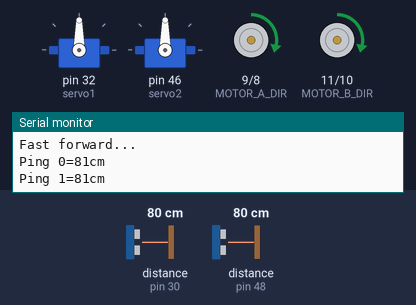
Bench run of a sketch on a simulated Arduino Mega 2560, built with avr-gcc and run on an emulated ATmega2560. Shown: 2 × servo, direction and speed pins drawn as motors (green arrow = direction pin HIGH = forward, orange = LOW = backward, longer = more drive), the last lines printed to the serial monitor. The test bench sets the inputs (shaded band); at power-on: distance to the obstacle (sensors on pin 30, pin 48) 80 cm. The echo pulse lasts 58.3 µs per cm.

Above: at 1.2 s.
1.3 s: distance to the obstacle (sensor on pin 30) set to 22 cm
4.3 s: distance to the obstacle (sensor on pin 30) set to 17 cm
At 5.5 s:
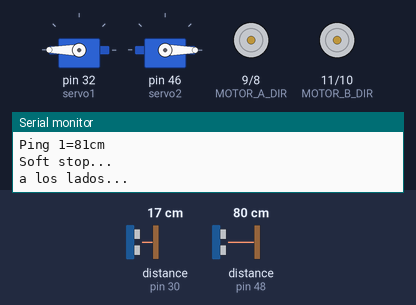
7.3 s: distance to the obstacle (sensor on pin 48) set to 2 cm
At 9.8 s:
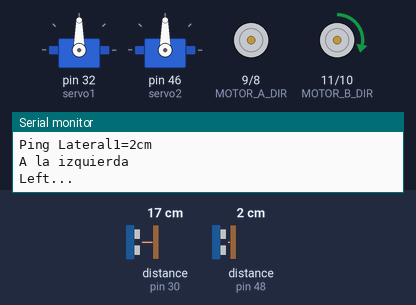
10.3 s: distance to the obstacle (sensor on pin 30) set to 2 cm
At 12.4 s:
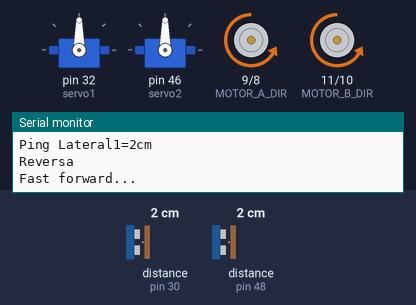
13.3 s: distance to the obstacle (sensor on pin 30) set to 4 cm
At 16.1 s:
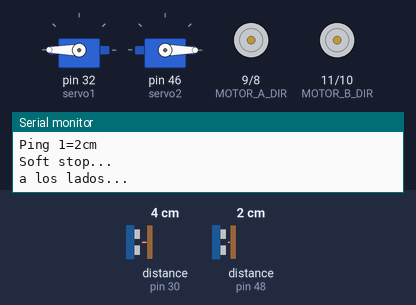
16.3 s: distance to the obstacle (sensor on pin 48) set to 4 cm
At 18.3 s:
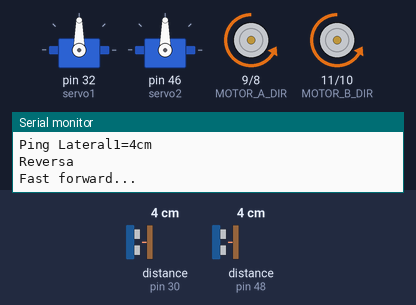
Timing chart, 0 to 20.0 s (numbered marks = the images above; inputs shaded):
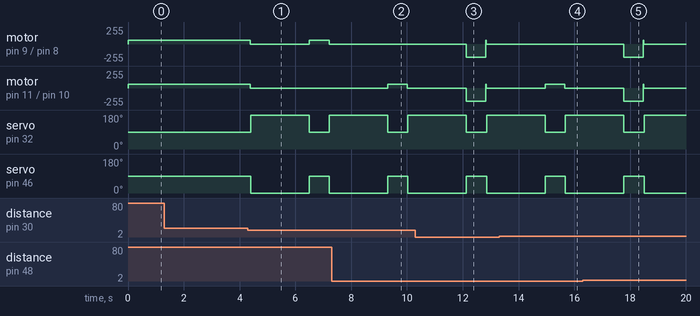

The sketch:

carrito_prueba.ino
```cpp
#include <NewPing.h>
#include <Servo.h>
//sonar
#define SONAR_NUM     2 // Number or sensors.
#define MAX_DISTANCE 500 // Maximum distance we want to ping for (in centimeters). Maximum sensor distance is rated at 400-500cm.
#define PING_INTERVAL 33 // Milliseconds between sensor pings (29ms is about the min to avoid cross-sensor echo).
#define TRIGGER_PIN1  31  // Arduino pin tied to trigger pin on the ultrasonic sensor.
#define ECHO_PIN1     30  // Arduino pin tied to echo pin on the ultrasonic sensor.
#define TRIGGER_PIN2  49  // Arduino pin tied to trigger pin on the ultrasonic sensor.
#define ECHO_PIN2     48  // Arduino pin tied to echo pin on the ultrasonic sensor.

//wired
#define HG7881_A_IA 8 // D10 --> Motor A Input A --> MOTOR A +
#define HG7881_A_IB 9 // D11 --> Motor A Input B --> MOTOR A -
#define HG7881_B_IA 10 // D10 --> Motor B Input A --> MOTOR B +
#define HG7881_B_IB 11 // D11 --> Motor B Input B --> MOTOR B -

// functional connections
#define MOTOR_A_PWM HG7881_A_IA // Motor B PWM Speed
#define MOTOR_A_DIR HG7881_A_IB // Motor B Direction
#define MOTOR_B_PWM HG7881_B_IA // Motor B PWM Speed
#define MOTOR_B_DIR HG7881_B_IB // Motor B Direction

// the actual values for "fast" and "slow" depend on the motor
#define PWM_SLOW 50  // arbitrary slow speed PWM duty cycle
#define PWM_FAST 200 // arbitrary fast speed PWM duty cycle
#define DIR_DELAY 10000 // brief delay for abrupt motor changes

//unsigned long pingTimer[SONAR_NUM]; // Holds the times when the next ping should happen for each sensor.
//unsigned int cm[SONAR_NUM]; // Where the ping distances are stored.
//uint8_t currentSensor = 0;  // Keeps track of which sensor is active.
int distance = 20;
NewPing sonar[SONAR_NUM] = {
  NewPing(TRIGGER_PIN1, ECHO_PIN1, MAX_DISTANCE), // Each sensor's trigger pin, echo pin, and max distance to ping.
  NewPing(TRIGGER_PIN2, ECHO_PIN2, MAX_DISTANCE)
};

Servo servo1;
Servo servo2;
int pos = 0;    // variable to store the servo position
bool flag = true;

void setup() {
  // put your setup code here, to run once:
  Serial.begin( 9600 );
  pinMode( MOTOR_A_DIR, OUTPUT );
  pinMode( MOTOR_B_DIR, OUTPUT );
  pinMode( MOTOR_A_PWM, OUTPUT );
  pinMode( MOTOR_B_PWM, OUTPUT );

  digitalWrite( MOTOR_A_DIR, LOW );
  digitalWrite( MOTOR_B_DIR, LOW );
  digitalWrite( MOTOR_A_PWM, LOW );
  digitalWrite( MOTOR_B_PWM, LOW );
  servo1.attach(32);
  servo2.attach(46);// attaches the servo on pin 9 to the servo object
}

void loop() {
  moveCar();
  unsigned int uS[SONAR_NUM];
  for (int i = 0; i < SONAR_NUM; i++) {
    uS[i] = sonar[i].ping(); // Send ping, get ping time in microseconds (uS).
    Serial.print("Ping ");
    Serial.print(i);
    Serial.print("=");
    Serial.print(uS[i] / US_ROUNDTRIP_CM); // Convert ping time to distance in cm and print result (0 = outside set distance range)
    Serial.println("cm");
  }
  if ( uS[0] / US_ROUNDTRIP_CM < distance ||  uS[1] / US_ROUNDTRIP_CM < distance) {
    int moveDelay=700;
    stopCar();
    angle();
    delay(2000);
    for (int i = 0; i < SONAR_NUM; i++) {
      uS[i] = sonar[i].ping(); // Send ping, get ping time in microseconds (uS).
      Serial.print("Ping Lateral");
      Serial.print(i);
      Serial.print("=");
      Serial.print(uS[i] / US_ROUNDTRIP_CM); // Convert ping time to distance in cm and print result (0 = outside set distance range)
      Serial.println("cm");
    }
    if(uS[0] / US_ROUNDTRIP_CM > uS[1] / US_ROUNDTRIP_CM ){
      Serial.println( "A la izquierda" );
         moveCarLeft();
         servo1.write(90);
         servo2.write(90);
         delay(moveDelay);
    } else
    if(uS[0] / US_ROUNDTRIP_CM < uS[1] / US_ROUNDTRIP_CM){
      Serial.println( "A la derecha" );
         moveCarRight();
         servo1.write(90);
         servo2.write(90);
         delay(moveDelay);
    }else
    if ( uS[0] / US_ROUNDTRIP_CM < distance &&  uS[1] / US_ROUNDTRIP_CM < distance) {
        Serial.println( "Reversa" );
        reverse();
        servo1.write(90);
        servo2.write(90);
        delay(moveDelay);
        Serial.println( "Paso el delay de reversa" );

    } else
    if (( uS[0] / US_ROUNDTRIP_CM < distance) && ((uS[1] / US_ROUNDTRIP_CM > distance) || (uS[1] / US_ROUNDTRIP_CM == 0 ))) {
         Serial.println( "A la derecha" );
         moveCarRight();
         servo1.write(90);
         servo2.write(90);
         delay(moveDelay);
    }  else
    if (( uS[1] / US_ROUNDTRIP_CM < distance) && ((uS[0] / US_ROUNDTRIP_CM > distance) || (uS[0] / US_ROUNDTRIP_CM == 0 ))) {
         Serial.println( "A la derecha" );
         moveCarRight();
         servo1.write(90);
         servo2.write(90);
         delay(moveDelay);
    }
     servo1.write(90);
     servo2.write(90);
  }


}

void moveCar() {
  Serial.println( "Fast forward..." );
  // set the motor speed and direction
  digitalWrite( MOTOR_A_DIR, HIGH );
  digitalWrite( MOTOR_B_DIR, HIGH ); // direction = forward
  analogWrite( MOTOR_A_PWM, 255 - PWM_FAST);
  analogWrite( MOTOR_B_PWM, 255 - PWM_FAST ); // PWM speed = fast
}

void moveCarRight() {
  Serial.println( "Right..." );
  // set the motor speed and direction
  digitalWrite( MOTOR_A_DIR, HIGH );
  digitalWrite( MOTOR_B_DIR, LOW ); // direction = forward
  analogWrite( MOTOR_A_PWM, 255 - PWM_FAST );
  //analogWrite( MOTOR_B_PWM, 255 - PWM_SLOW ); // PWM speed = fast
  //delay(700);
}

void moveCarLeft() {
  Serial.println( "Left..." );
  // set the motor speed and direction
  digitalWrite( MOTOR_A_DIR, LOW );
  digitalWrite( MOTOR_B_DIR, HIGH ); // direction = forward
  //analogWrite( MOTOR_A_PWM, 255 - PWM_FAST );
  analogWrite( MOTOR_B_PWM, 255 - PWM_FAST ); // PWM speed = fast
  //delay(700);
}
void stopCar() {
  Serial.println( "Soft stop..." );
  digitalWrite( MOTOR_A_DIR, LOW );
  digitalWrite( MOTOR_B_DIR, LOW );
  digitalWrite( MOTOR_A_PWM, LOW );
  digitalWrite( MOTOR_B_PWM, LOW );
}

void angle() {
  if (flag) {
    Serial.println( "a los lados..." );
    //servo1.write(90); es mi cero en loos 2
    servo1.write(180);
    servo2.write(0);
    flag = false;
    delay(100);
  }
  flag=true;
}

void reverse() {
  Serial.println( "Fast forward..." );
   // set the motor speed and direction
  digitalWrite( MOTOR_B_DIR, LOW ); // direction = reverse
  digitalWrite( MOTOR_A_DIR, LOW ); // direction = reverse
  analogWrite( MOTOR_B_PWM, PWM_FAST ); // PWM speed = fast
  analogWrite( MOTOR_A_PWM, PWM_FAST ); // PWM speed = fast
}
```

Measured:
- the behaviour switches between 20 and 19 cm on distance to the obstacle (sensor on pin 30) (found by bisection; images 0 and 1)
- after the input at 4.3 s, motor on pin 9 (MOTOR_A_DIR) / pin 8 (MOTOR_A_PWM): forward 55/255 → stopped after 0.07 s, → forward 55/255 2.1 s later, → stopped 0.71 s later; motor on pin 11 (MOTOR_B_DIR) / pin 10 (MOTOR_B_PWM): forward 55/255 → stopped after 0.07 s
- after the input at 7.3 s, motor on pin 9 (MOTOR_A_DIR) / pin 8 (MOTOR_A_PWM): stays stopped (without the input it goes to forward 55/255 after 2.0 s); motor on pin 11 (MOTOR_B_DIR) / pin 10 (MOTOR_B_PWM): stopped → forward 55/255 after 2.0 s, → stopped 0.70 s later
- after the input at 10.3 s, motor on pin 9 (MOTOR_A_DIR) / pin 8 (MOTOR_A_PWM): stopped → backward 200/255 after 1.8 s, → stopped 0.70 s later
- after the input at 13.3 s, motor on pin 9 (MOTOR_A_DIR) / pin 8 (MOTOR_A_PWM): stays stopped (without the input it goes to backward 200/255 after 1.7 s)
- after the input at 16.3 s, motor on pin 9 (MOTOR_A_DIR) / pin 8 (MOTOR_A_PWM): stopped → backward 200/255 after 1.5 s, → stopped 0.70 s later
